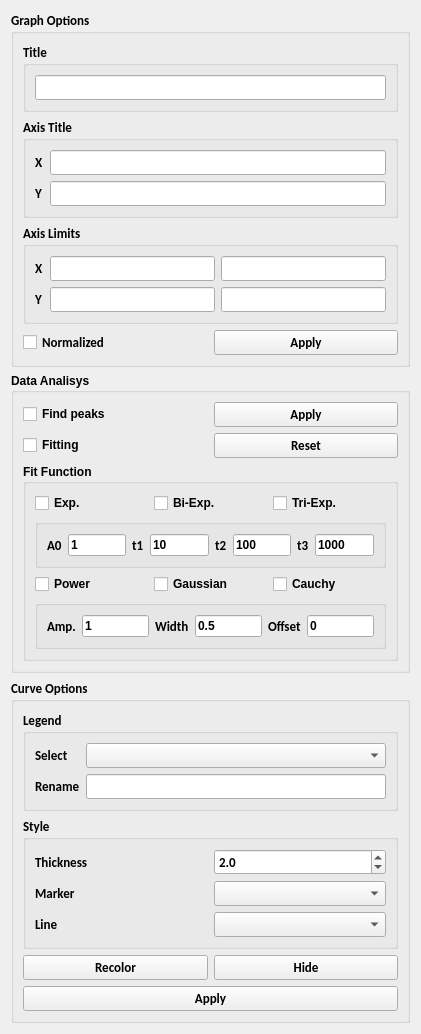
<?xml version="1.0" encoding="UTF-8"?>
<ui version="4.0">
 <class>formatting_widget</class>
 <widget class="QWidget" name="formatting_widget">
  <property name="geometry">
   <rect>
    <x>0</x>
    <y>0</y>
    <width>421</width>
    <height>1004</height>
   </rect>
  </property>
  <property name="sizePolicy">
   <sizepolicy hsizetype="Minimum" vsizetype="Preferred">
    <horstretch>0</horstretch>
    <verstretch>0</verstretch>
   </sizepolicy>
  </property>
  <property name="windowTitle">
   <string>Form</string>
  </property>
  <layout class="QGridLayout" name="gridLayout_11">
   <item row="2" column="0">
    <widget class="QGroupBox" name="groupBox_4">
     <property name="font">
      <font>
       <family>Calibri</family>
       <pointsize>10</pointsize>
       <weight>75</weight>
       <bold>true</bold>
      </font>
     </property>
     <property name="title">
      <string>Curve Options</string>
     </property>
     <layout class="QGridLayout" name="gridLayout_6">
      <item row="2" column="1">
       <widget class="QPushButton" name="hide_button">
        <property name="font">
         <font>
          <family>Calibri</family>
          <pointsize>10</pointsize>
          <weight>75</weight>
          <bold>true</bold>
         </font>
        </property>
        <property name="text">
         <string>Hide</string>
        </property>
       </widget>
      </item>
      <item row="3" column="0" colspan="2">
       <widget class="QPushButton" name="curveopts_button">
        <property name="font">
         <font>
          <family>Calibri</family>
          <pointsize>10</pointsize>
          <weight>75</weight>
          <bold>true</bold>
         </font>
        </property>
        <property name="text">
         <string>Apply</string>
        </property>
       </widget>
      </item>
      <item row="2" column="0">
       <widget class="QPushButton" name="recolor_button">
        <property name="font">
         <font>
          <family>Calibri</family>
          <pointsize>10</pointsize>
          <weight>75</weight>
          <bold>true</bold>
         </font>
        </property>
        <property name="text">
         <string>Recolor</string>
        </property>
       </widget>
      </item>
      <item row="0" column="0" colspan="2">
       <widget class="QGroupBox" name="groupBox_5">
        <property name="font">
         <font>
          <family>Calibri</family>
          <pointsize>10</pointsize>
          <weight>75</weight>
          <bold>true</bold>
         </font>
        </property>
        <property name="title">
         <string>Legend</string>
        </property>
        <layout class="QGridLayout" name="gridLayout_7">
         <item row="0" column="0">
          <widget class="QLabel" name="label">
           <property name="font">
            <font>
             <family>Calibri</family>
             <pointsize>10</pointsize>
             <weight>75</weight>
             <bold>true</bold>
            </font>
           </property>
           <property name="text">
            <string>Select</string>
           </property>
          </widget>
         </item>
         <item row="0" column="1">
          <widget class="QComboBox" name="legend_list">
           <property name="font">
            <font>
             <family>Calibri</family>
             <pointsize>10</pointsize>
             <weight>75</weight>
             <bold>true</bold>
            </font>
           </property>
          </widget>
         </item>
         <item row="1" column="0">
          <widget class="QLabel" name="label_2">
           <property name="font">
            <font>
             <family>Calibri</family>
             <pointsize>10</pointsize>
             <weight>75</weight>
             <bold>true</bold>
            </font>
           </property>
           <property name="text">
            <string>Rename</string>
           </property>
          </widget>
         </item>
         <item row="1" column="1">
          <widget class="QLineEdit" name="curve_title">
           <property name="font">
            <font>
             <family>Calibri</family>
             <pointsize>10</pointsize>
             <weight>75</weight>
             <bold>true</bold>
            </font>
           </property>
          </widget>
         </item>
        </layout>
       </widget>
      </item>
      <item row="1" column="0" colspan="2">
       <widget class="QGroupBox" name="groupBox_6">
        <property name="font">
         <font>
          <family>Calibri</family>
          <pointsize>10</pointsize>
          <weight>75</weight>
          <bold>true</bold>
         </font>
        </property>
        <property name="title">
         <string>Style</string>
        </property>
        <layout class="QGridLayout" name="gridLayout_8">
         <item row="3" column="1">
          <widget class="QComboBox" name="curve_marker">
           <property name="font">
            <font>
             <family>Calibri</family>
             <pointsize>10</pointsize>
             <weight>75</weight>
             <bold>true</bold>
            </font>
           </property>
          </widget>
         </item>
         <item row="4" column="0">
          <widget class="QLabel" name="label_9">
           <property name="font">
            <font>
             <family>Calibri</family>
             <pointsize>10</pointsize>
             <weight>75</weight>
             <bold>true</bold>
            </font>
           </property>
           <property name="text">
            <string>Line</string>
           </property>
          </widget>
         </item>
         <item row="3" column="0">
          <widget class="QLabel" name="label_8">
           <property name="font">
            <font>
             <family>Calibri</family>
             <pointsize>10</pointsize>
             <weight>75</weight>
             <bold>true</bold>
            </font>
           </property>
           <property name="text">
            <string>Marker</string>
           </property>
          </widget>
         </item>
         <item row="1" column="0">
          <widget class="QLabel" name="label_3">
           <property name="font">
            <font>
             <family>Calibri</family>
             <pointsize>10</pointsize>
             <weight>75</weight>
             <bold>true</bold>
            </font>
           </property>
           <property name="text">
            <string>Thickness</string>
           </property>
          </widget>
         </item>
         <item row="4" column="1">
          <widget class="QComboBox" name="curve_linestyle">
           <property name="font">
            <font>
             <family>Calibri</family>
             <pointsize>10</pointsize>
             <weight>75</weight>
             <bold>true</bold>
            </font>
           </property>
          </widget>
         </item>
         <item row="1" column="1">
          <widget class="QDoubleSpinBox" name="curve_thickness">
           <property name="decimals">
            <number>1</number>
           </property>
           <property name="minimum">
            <double>1.000000000000000</double>
           </property>
           <property name="maximum">
            <double>10.000000000000000</double>
           </property>
           <property name="singleStep">
            <double>0.500000000000000</double>
           </property>
           <property name="value">
            <double>2.000000000000000</double>
           </property>
          </widget>
         </item>
        </layout>
       </widget>
      </item>
     </layout>
    </widget>
   </item>
   <item row="0" column="0">
    <widget class="QGroupBox" name="groupBox_7">
     <property name="font">
      <font>
       <family>Calibri</family>
       <pointsize>10</pointsize>
       <weight>75</weight>
       <bold>true</bold>
      </font>
     </property>
     <property name="title">
      <string>Graph Options</string>
     </property>
     <layout class="QGridLayout" name="gridLayout_10">
      <item row="2" column="0" colspan="2">
       <widget class="QGroupBox" name="groupBox_2">
        <property name="font">
         <font>
          <family>Calibri</family>
          <pointsize>10</pointsize>
          <weight>75</weight>
          <bold>true</bold>
         </font>
        </property>
        <property name="title">
         <string>Axis Limits</string>
        </property>
        <layout class="QGridLayout" name="gridLayout_5">
         <item row="0" column="0">
          <widget class="QLabel" name="label_4">
           <property name="font">
            <font>
             <family>Calibri</family>
             <pointsize>10</pointsize>
             <weight>75</weight>
             <bold>true</bold>
            </font>
           </property>
           <property name="text">
            <string>X</string>
           </property>
          </widget>
         </item>
         <item row="0" column="1">
          <widget class="QLineEdit" name="xaxis_min">
           <property name="font">
            <font>
             <family>Calibri</family>
             <pointsize>10</pointsize>
             <weight>75</weight>
             <bold>true</bold>
            </font>
           </property>
          </widget>
         </item>
         <item row="0" column="2">
          <widget class="QLineEdit" name="xaxis_max">
           <property name="font">
            <font>
             <family>Calibri</family>
             <pointsize>10</pointsize>
             <weight>75</weight>
             <bold>true</bold>
            </font>
           </property>
          </widget>
         </item>
         <item row="1" column="0">
          <widget class="QLabel" name="label_5">
           <property name="font">
            <font>
             <family>Calibri</family>
             <pointsize>10</pointsize>
             <weight>75</weight>
             <bold>true</bold>
            </font>
           </property>
           <property name="text">
            <string>Y</string>
           </property>
          </widget>
         </item>
         <item row="1" column="1">
          <widget class="QLineEdit" name="yaxis_min">
           <property name="font">
            <font>
             <family>Calibri</family>
             <pointsize>10</pointsize>
             <weight>75</weight>
             <bold>true</bold>
            </font>
           </property>
          </widget>
         </item>
         <item row="1" column="2">
          <widget class="QLineEdit" name="yaxis_max">
           <property name="font">
            <font>
             <family>Calibri</family>
             <pointsize>10</pointsize>
             <weight>75</weight>
             <bold>true</bold>
            </font>
           </property>
          </widget>
         </item>
        </layout>
       </widget>
      </item>
      <item row="3" column="0">
       <widget class="QCheckBox" name="normalize_checkbox">
        <property name="text">
         <string>Normalized</string>
        </property>
       </widget>
      </item>
      <item row="3" column="1">
       <widget class="QPushButton" name="graphopts_button">
        <property name="font">
         <font>
          <family>Calibri</family>
          <pointsize>10</pointsize>
          <weight>75</weight>
          <bold>true</bold>
         </font>
        </property>
        <property name="text">
         <string>Apply</string>
        </property>
       </widget>
      </item>
      <item row="0" column="0" colspan="2">
       <widget class="QGroupBox" name="groupBox_3">
        <property name="font">
         <font>
          <family>Calibri</family>
          <pointsize>10</pointsize>
          <weight>75</weight>
          <bold>true</bold>
         </font>
        </property>
        <property name="title">
         <string>Title</string>
        </property>
        <layout class="QGridLayout" name="gridLayout_3">
         <item row="0" column="0">
          <widget class="QLineEdit" name="graph_title">
           <property name="font">
            <font>
             <family>Calibri</family>
             <pointsize>10</pointsize>
             <weight>75</weight>
             <bold>true</bold>
            </font>
           </property>
          </widget>
         </item>
        </layout>
       </widget>
      </item>
      <item row="1" column="0" colspan="2">
       <widget class="QGroupBox" name="groupBox">
        <property name="font">
         <font>
          <family>Calibri</family>
          <pointsize>10</pointsize>
          <weight>75</weight>
          <bold>true</bold>
         </font>
        </property>
        <property name="title">
         <string>Axis Title</string>
        </property>
        <layout class="QGridLayout" name="gridLayout_4">
         <item row="0" column="0">
          <widget class="QLabel" name="label_6">
           <property name="font">
            <font>
             <family>Calibri</family>
             <pointsize>10</pointsize>
             <weight>75</weight>
             <bold>true</bold>
            </font>
           </property>
           <property name="text">
            <string>X</string>
           </property>
          </widget>
         </item>
         <item row="0" column="1">
          <widget class="QLineEdit" name="xaxis_title">
           <property name="font">
            <font>
             <family>Calibri</family>
             <pointsize>10</pointsize>
             <weight>75</weight>
             <bold>true</bold>
            </font>
           </property>
          </widget>
         </item>
         <item row="1" column="0">
          <widget class="QLabel" name="label_7">
           <property name="font">
            <font>
             <family>Calibri</family>
             <pointsize>10</pointsize>
             <weight>75</weight>
             <bold>true</bold>
            </font>
           </property>
           <property name="text">
            <string>Y</string>
           </property>
          </widget>
         </item>
         <item row="1" column="1">
          <widget class="QLineEdit" name="yaxis_title">
           <property name="font">
            <font>
             <family>Calibri</family>
             <pointsize>10</pointsize>
             <weight>75</weight>
             <bold>true</bold>
            </font>
           </property>
          </widget>
         </item>
        </layout>
       </widget>
      </item>
     </layout>
    </widget>
   </item>
   <item row="3" column="0">
    <spacer name="verticalSpacer">
     <property name="orientation">
      <enum>Qt::Vertical</enum>
     </property>
     <property name="sizeHint" stdset="0">
      <size>
       <width>20</width>
       <height>40</height>
      </size>
     </property>
    </spacer>
   </item>
   <item row="1" column="0">
    <widget class="QGroupBox" name="groupBox_11">
     <property name="font">
      <font>
       <weight>75</weight>
       <bold>true</bold>
      </font>
     </property>
     <property name="title">
      <string>Data Analisys</string>
     </property>
     <layout class="QGridLayout" name="gridLayout_12">
      <item row="0" column="0">
       <widget class="QCheckBox" name="findpeaks_checkBox">
        <property name="text">
         <string>Find peaks</string>
        </property>
       </widget>
      </item>
      <item row="0" column="1">
       <widget class="QPushButton" name="applyanalysis_button">
        <property name="font">
         <font>
          <family>Calibri</family>
          <pointsize>10</pointsize>
          <weight>75</weight>
          <bold>true</bold>
         </font>
        </property>
        <property name="text">
         <string>Apply</string>
        </property>
       </widget>
      </item>
      <item row="1" column="0">
       <widget class="QCheckBox" name="fitting_checkBox">
        <property name="text">
         <string>Fitting</string>
        </property>
       </widget>
      </item>
      <item row="1" column="1">
       <widget class="QPushButton" name="resetanalysis_button">
        <property name="font">
         <font>
          <family>Calibri</family>
          <pointsize>10</pointsize>
          <weight>75</weight>
          <bold>true</bold>
         </font>
        </property>
        <property name="text">
         <string>Reset</string>
        </property>
       </widget>
      </item>
      <item row="2" column="0" colspan="2">
       <widget class="QGroupBox" name="groupBox_8">
        <property name="enabled">
         <bool>true</bool>
        </property>
        <property name="title">
         <string>Fit Function</string>
        </property>
        <layout class="QGridLayout" name="gridLayout_9">
         <item row="0" column="0">
          <widget class="QCheckBox" name="exp_checkBox">
           <property name="text">
            <string>Exp.</string>
           </property>
          </widget>
         </item>
         <item row="0" column="1">
          <widget class="QCheckBox" name="biexp_checkBox">
           <property name="text">
            <string>Bi-Exp.</string>
           </property>
          </widget>
         </item>
         <item row="0" column="2">
          <widget class="QCheckBox" name="triexp_checkBox">
           <property name="text">
            <string>Tri-Exp.</string>
           </property>
          </widget>
         </item>
         <item row="1" column="0" colspan="3">
          <widget class="QGroupBox" name="groupBox_9">
           <property name="enabled">
            <bool>true</bool>
           </property>
           <property name="title">
            <string/>
           </property>
           <layout class="QGridLayout" name="gridLayout">
            <item row="0" column="0">
             <widget class="QLabel" name="label_10">
              <property name="font">
               <font>
                <family>Calibri</family>
                <pointsize>10</pointsize>
                <weight>75</weight>
                <bold>true</bold>
               </font>
              </property>
              <property name="text">
               <string>A0</string>
              </property>
             </widget>
            </item>
            <item row="0" column="1">
             <widget class="QLineEdit" name="expamp_value">
              <property name="text">
               <string>1</string>
              </property>
             </widget>
            </item>
            <item row="0" column="2">
             <widget class="QLabel" name="label_11">
              <property name="font">
               <font>
                <family>Calibri</family>
                <pointsize>10</pointsize>
                <weight>75</weight>
                <bold>true</bold>
               </font>
              </property>
              <property name="text">
               <string>t1</string>
              </property>
             </widget>
            </item>
            <item row="0" column="3">
             <widget class="QLineEdit" name="firsttau_value">
              <property name="text">
               <string>10</string>
              </property>
             </widget>
            </item>
            <item row="0" column="4">
             <widget class="QLabel" name="label_12">
              <property name="font">
               <font>
                <family>Calibri</family>
                <pointsize>10</pointsize>
                <weight>75</weight>
                <bold>true</bold>
               </font>
              </property>
              <property name="text">
               <string>t2</string>
              </property>
             </widget>
            </item>
            <item row="0" column="5">
             <widget class="QLineEdit" name="secondtau_value">
              <property name="text">
               <string>100</string>
              </property>
             </widget>
            </item>
            <item row="0" column="6">
             <widget class="QLabel" name="label_13">
              <property name="font">
               <font>
                <family>Calibri</family>
                <pointsize>10</pointsize>
                <weight>75</weight>
                <bold>true</bold>
               </font>
              </property>
              <property name="text">
               <string>t3</string>
              </property>
             </widget>
            </item>
            <item row="0" column="7">
             <widget class="QLineEdit" name="thirdtau_value">
              <property name="text">
               <string>1000</string>
              </property>
             </widget>
            </item>
           </layout>
          </widget>
         </item>
         <item row="2" column="0">
          <widget class="QCheckBox" name="power_checkBox">
           <property name="text">
            <string>Power</string>
           </property>
          </widget>
         </item>
         <item row="2" column="1">
          <widget class="QCheckBox" name="gaussian_checkBox">
           <property name="text">
            <string>Gaussian</string>
           </property>
          </widget>
         </item>
         <item row="2" column="2">
          <widget class="QCheckBox" name="cauchy_checkBox">
           <property name="text">
            <string>Cauchy</string>
           </property>
          </widget>
         </item>
         <item row="3" column="0" colspan="3">
          <widget class="QGroupBox" name="groupBox_10">
           <property name="enabled">
            <bool>true</bool>
           </property>
           <property name="title">
            <string/>
           </property>
           <layout class="QGridLayout" name="gridLayout_2">
            <item row="0" column="0">
             <widget class="QLabel" name="label_14">
              <property name="font">
               <font>
                <family>Calibri</family>
                <pointsize>10</pointsize>
                <weight>75</weight>
                <bold>true</bold>
               </font>
              </property>
              <property name="text">
               <string>Amp.</string>
              </property>
             </widget>
            </item>
            <item row="0" column="1">
             <widget class="QLineEdit" name="amp_value">
              <property name="text">
               <string>1</string>
              </property>
             </widget>
            </item>
            <item row="0" column="2">
             <widget class="QLabel" name="label_15">
              <property name="font">
               <font>
                <family>Calibri</family>
                <pointsize>10</pointsize>
                <weight>75</weight>
                <bold>true</bold>
               </font>
              </property>
              <property name="text">
               <string>Width</string>
              </property>
             </widget>
            </item>
            <item row="0" column="3">
             <widget class="QLineEdit" name="width_value">
              <property name="text">
               <string>0.5</string>
              </property>
             </widget>
            </item>
            <item row="0" column="4">
             <widget class="QLabel" name="label_16">
              <property name="font">
               <font>
                <family>Calibri</family>
                <pointsize>10</pointsize>
                <weight>75</weight>
                <bold>true</bold>
               </font>
              </property>
              <property name="text">
               <string>Offset</string>
              </property>
             </widget>
            </item>
            <item row="0" column="5">
             <widget class="QLineEdit" name="offset_value">
              <property name="text">
               <string>0</string>
              </property>
             </widget>
            </item>
           </layout>
          </widget>
         </item>
        </layout>
       </widget>
      </item>
     </layout>
    </widget>
   </item>
  </layout>
 </widget>
 <resources/>
 <connections/>
</ui>
